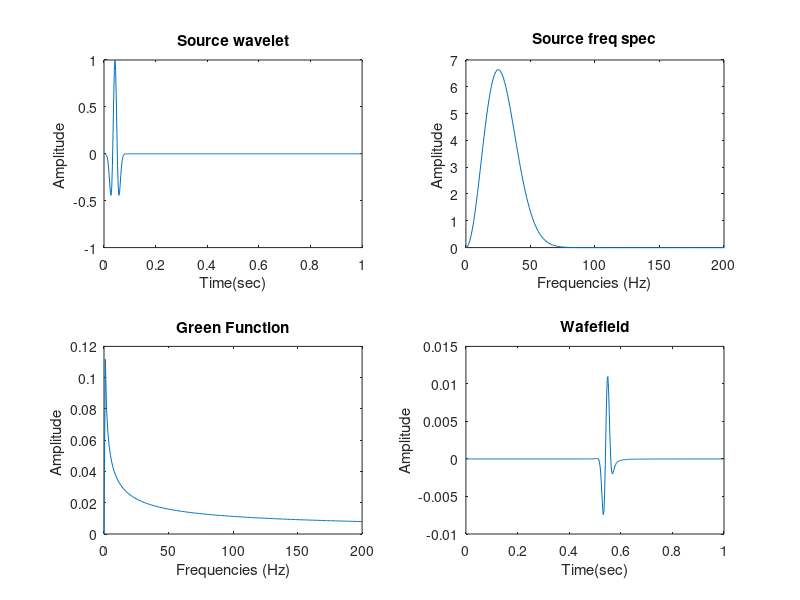

MATLAB code for this plot:
clc;    clear all;
% the wavefield generated W using the green function for 2D
% S = source wavelet (in freq domain)
% H_0^2 = Hankel transform of zero order and second kind
% W(w) = - (i/4) S(w) H_0^2(kr)
% the final wavelet should appear at time, t= dist / vel= 0.5sec

%% Parameter Setting
vel=2000;       r=1000;                  % velocity of medium, distance at which wavefield will be observed
T=1;        dt=.0025;       f0=25;      % Total time,  time step, central freq

%% Create Source Wavelet
N = round(T/dt);                                % No of samples
t0 = 5/(sqrt(2)*pi*f0);                         % Zero time shift
tvec  = dt*(0:N-1);                             % time vector
pft = pi*f0*(tvec-t0 +1*dt);
srcvec = (1 -2*pft.^2).*exp(- pft.^2);  % source wavelet
%srcvec = (1 -2* tau.*tau * f0^2 * pi^2).*exp(-tau.^2 * pi^2 * f0^2);  % source wavelet

%% FT of signal
fmax=1/dt; % max frequency 
freqvec= linspace(0,fmax,N);    % Freq vector:   0 <= f <= Fmax
sw=fft(srcvec);                           % fourier transform of wavelet, S(w)

%% 2-D Greens Function 
w = 2*pi*freqvec;
H02 = besselh(0,2,w/vel*r);         H02(1)=0;
GF = -(1i/4)*H02;
WF= ifft(GF.*sw);       % Calculating the Wavefield  

%% Plot
subplot(2,2,1);     plot(tvec,srcvec);     title('\bf{Source wavelet}');          xlabel('Time(sec)');              ylabel('Amplitude ')
subplot(2,2,2);     plot(freqvec,abs(sw));    title('\bf{Source freq spec}');  xlabel('Frequencies (Hz)');  ylabel('Amplitude ')
xlim([0 fmax/2])
subplot(2,2,3);     plot(freqvec,abs(GF));   title('\bf{Green Function}');      xlabel('Frequencies (Hz)'); ylabel('Amplitude ');
xlim([0 fmax/2])
subplot(2,2,4);      plot(tvec,real(WF));    title('\bf{Wafefield}');       xlabel('Time(sec)');  ylabel('Amplitude')